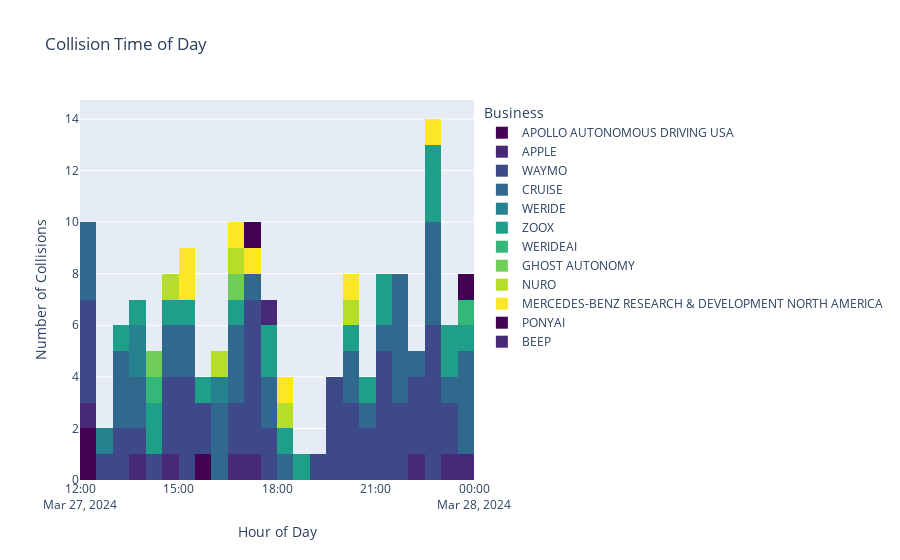

This figure's notebook cell:
### Markdown cell above
Collision time of day histogram

### Code cell
fig = px.histogram(coll_time_place_df.sort_values('Time_of_accident'), 
                   x='Time_of_accident',
                   title="Collision Time of Day",
                   nbins=24,  # One bin for each hour
                   labels={'Hour_of_accident': 'Hour of Day', 'count': 'Number of Collisions'},
                   color='Business',  # Color by operator
                   color_discrete_sequence=px.colors.sequential.Viridis
                   )
                   

fig.update_layout(xaxis_title='Hour of Day', yaxis_title='Number of Collisions')
fig.show()

### Figure 1 — Plotly figure (JSON) as saved in the notebook; plotly's stock layout.template omitted (floating-point values rounded to 4 significant figures)
{"data": [{"alignmentgroup": "True", "bingroup": "x", "hovertemplate": "Business=APOLLO AUTONOMOUS DRIVING USA<br>Time_of_accident=%{x}<br>count=%{y}<extra></extra>", "legendgroup": "APOLLO AUTONOMOUS DRIVING USA", "marker": {"color": "#440154", "pattern": {"shape": ""}}, "name": "APOLLO AUTONOMOUS DRIVING USA", "nbinsx": 24, "offsetgroup": "APOLLO AUTONOMOUS DRIVING USA", "orientation": "v", "showlegend": true, "type": "histogram", "x": ["2024-03-27T12:02:00", "2024-03-27T12:25:00", "2024-03-27T15:39:00"], "xaxis": "x", "yaxis": "y"}, {"alignmentgroup": "True", "bingroup": "x", "hovertemplate": "Business=APPLE<br>Time_of_accident=%{x}<br>count=%{y}<extra></extra>", "legendgroup": "APPLE", "marker": {"color": "#482878", "pattern": {"shape": ""}}, "name": "APPLE", "nbinsx": 24, "offsetgroup": "APPLE", "orientation": "v", "showlegend": true, "type": "histogram", "x": ["2024-03-27T12:03:00", "2024-03-27T13:52:00", "2024-03-27T14:58:00", "2024-03-27T16:55:00", "2024-03-27T17:06:00", "2024-03-27T22:15:00", "2024-03-27T23:06:00", "2024-03-27T23:33:00"], "xaxis": "x", "yaxis": "y"}, {"alignmentgroup": "True", "bingroup": "x", "hovertemplate": "Business=WAYMO<br>Time_of_accident=%{x}<br>count=%{y}<extra></extra>", "legendgroup": "WAYMO", "marker": {"color": "#3e4989", "pattern": {"shape": ""}}, "name": "WAYMO", "nbinsx": 24, "offsetgroup": "WAYMO", "orientation": "v", "showlegend": true, "type": "histogram", "x": ["2024-03-27T12:05:00", "2024-03-27T12:06:00", "2024-03-27T12:15:00", "2024-03-27T12:25:00", "2024-03-27T12:53:00", "2024-03-27T13:03:00", "2024-03-27T13:13:00", "2024-03-27T13:53:00", "2024-03-27T14:19:00", "2024-03-27T14:42:00", "2024-03-27T14:47:00", "2024-03-27T14:57:00", "2024-03-27T15:04:00", "2024-03-27T15:08:00", "2024-03-27T15:12:00", "2024-03-27T15:29:00", "2024-03-27T15:44:00", "2024-03-27T15:44:00", "2024-03-27T16:39:00", "2024-03-27T16:45:00", "2024-03-27T17:06:00", "2024-03-27T17:08:00", "2024-03-27T17:10:00", "2024-03-27T17:15:00", "2024-03-27T17:29:00", "2024-03-27T17:29:00", "2024-03-27T17:44:00", "2024-03-27T17:48:00", "2024-03-27T19:23:00", "2024-03-27T19:38:00", "2024-03-27T19:48:00", "2024-03-27T19:50:00", "2024-03-27T19:59:00", "2024-03-27T20:04:00", "2024-03-27T20:15:00", "2024-03-27T20:27:00", "2024-03-27T20:34:00", "2024-03-27T20:48:00", "2024-03-27T21:00:00", "2024-03-27T21:01:00", "2024-03-27T21:19:00", "2024-03-27T21:24:00", "2024-03-27T21:28:00", "2024-03-27T21:45:00", "2024-03-27T21:51:00", "2024-03-27T21:54:00", "2024-03-27T22:01:00", "2024-03-27T22:09:00", "2024-03-27T22:13:00", "2024-03-27T22:32:00", "2024-03-27T22:43:00", "2024-03-27T22:46:00", "2024-03-27T22:48:00", "2024-03-27T22:56:00", "2024-03-27T22:56:00", "2024-03-27T23:11:00", "2024-03-27T23:18:00"], "xaxis": "x", "yaxis": "y"}, {"alignmentgroup": "True", "bingroup": "x", "hovertemplate": "Business=CRUISE<br>Time_of_accident=%{x}<br>count=%{y}<extra></extra>", "legendgroup": "CRUISE", "marker": {"color": "#31688e", "pattern": {"shape": ""}}, "name": "CRUISE", "nbinsx": 24, "offsetgroup": "CRUISE", "orientation": "v", "showlegend": true, "type": "histogram", "x": ["2024-03-27T12:07:00", "2024-03-27T12:12:00", "2024-03-27T12:19:00", "2024-03-27T13:05:00", "2024-03-27T13:06:00", "2024-03-27T13:29:00", "2024-03-27T13:56:00", "2024-03-27T13:56:00", "2024-03-27T14:44:00", "2024-03-27T14:46:00", "2024-03-27T15:20:00", "2024-03-27T15:26:00", "2024-03-27T16:00:00", "2024-03-27T16:23:00", "2024-03-27T16:29:00", "2024-03-27T16:38:00", "2024-03-27T16:45:00", "2024-03-27T16:45:00", "2024-03-27T17:03:00", "2024-03-27T17:32:00", "2024-03-27T17:58:00", "2024-03-27T18:24:00", "2024-03-27T20:13:00", "2024-03-27T20:13:00", "2024-03-27T20:42:00", "2024-03-27T21:24:00", "2024-03-27T21:32:00", "2024-03-27T21:36:00", "2024-03-27T21:37:00", "2024-03-27T21:49:00", "2024-03-27T21:59:00", "2024-03-27T22:22:00", "2024-03-27T22:37:00", "2024-03-27T22:37:00", "2024-03-27T22:41:00", "2024-03-27T22:45:00", "2024-03-27T23:08:00", "2024-03-27T23:30:00", "2024-03-27T23:30:00", "2024-03-27T23:37:00", "2024-03-27T23:51:00"], "xaxis": "x", "yaxis": "y"}, {"alignmentgroup": "True", "bingroup": "x", "hovertemplate": "Business=WERIDE<br>Time_of_accident=%{x}<br>count=%{y}<extra></extra>", "legendgroup": "WERIDE", "marker": {"color": "#26828e", "pattern": {"shape": ""}}, "name": "WERIDE", "nbinsx": 24, "offsetgroup": "WERIDE", "orientation": "v", "showlegend": true, "type": "histogram", "x": ["2024-03-27T12:56:00", "2024-03-27T13:45:00", "2024-03-27T13:54:00", "2024-03-27T16:12:00"], "xaxis": "x", "yaxis": "y"}, {"alignmentgroup": "True", "bingroup": "x", "hovertemplate": "Business=ZOOX<br>Time_of_accident=%{x}<br>count=%{y}<extra></extra>", "legendgroup": "ZOOX", "marker": {"color": "#1f9e89", "pattern": {"shape": ""}}, "name": "ZOOX", "nbinsx": 24, "offsetgroup": "ZOOX", "orientation": "v", "showlegend": true, "type": "histogram", "x": ["2024-03-27T13:27:00", "2024-03-27T13:52:00", "2024-03-27T14:12:00", "2024-03-27T14:28:00", "2024-03-27T14:30:00", "2024-03-27T15:20:00", "2024-03-27T15:36:00", "2024-03-27T16:56:00", "2024-03-27T17:50:00", "2024-03-27T17:57:00", "2024-03-27T18:06:00", "2024-03-27T18:40:00", "2024-03-27T20:12:00", "2024-03-27T20:45:00", "2024-03-27T21:13:00", "2024-03-27T21:13:00", "2024-03-27T22:31:00", "2024-03-27T22:49:00", "2024-03-27T22:54:00", "2024-03-27T23:00:00", "2024-03-27T23:19:00", "2024-03-27T23:40:00"], "xaxis": "x", "yaxis": "y"}, {"alignmentgroup": "True", "bingroup": "x", "hovertemplate": "Business=WERIDEAI<br>Time_of_accident=%{x}<br>count=%{y}<extra></extra>", "legendgroup": "WERIDEAI", "marker": {"color": "#35b779", "pattern": {"shape": ""}}, "name": "WERIDEAI", "nbinsx": 24, "offsetgroup": "WERIDEAI", "orientation": "v", "showlegend": true, "type": "histogram", "x": ["2024-03-27T14:06:00", "2024-03-27T23:41:00"], "xaxis": "x", "yaxis": "y"}, {"alignmentgroup": "True", "bingroup": "x", "hovertemplate": "Business=GHOST AUTONOMY<br>Time_of_accident=%{x}<br>count=%{y}<extra></extra>", "legendgroup": "GHOST AUTONOMY", "marker": {"color": "#6ece58", "pattern": {"shape": ""}}, "name": "GHOST AUTONOMY", "nbinsx": 24, "offsetgroup": "GHOST AUTONOMY", "orientation": "v", "showlegend": true, "type": "histogram", "x": ["2024-03-27T14:20:00", "2024-03-27T16:48:00"], "xaxis": "x", "yaxis": "y"}, {"alignmentgroup": "True", "bingroup": "x", "hovertemplate": "Business=NURO<br>Time_of_accident=%{x}<br>count=%{y}<extra></extra>", "legendgroup": "NURO", "marker": {"color": "#b5de2b", "pattern": {"shape": ""}}, "name": "NURO", "nbinsx": 24, "offsetgroup": "NURO", "orientation": "v", "showlegend": true, "type": "histogram", "x": ["2024-03-27T14:30:00", "2024-03-27T16:20:00", "2024-03-27T16:30:00", "2024-03-27T18:00:00", "2024-03-27T20:20:00"], "xaxis": "x", "yaxis": "y"}, {"alignmentgroup": "True", "bingroup": "x", "hovertemplate": "Business=MERCEDES-BENZ RESEARCH & DEVELOPMENT NORTH AMERICA<br>Time_of_accident=%{x}<br>count=%{y}<extra></extra>", "legendgroup": "MERCEDES-BENZ RESEARCH & DEVELOPMENT NORTH AMERICA", "marker": {"color": "#fde725", "pattern": {"shape": ""}}, "name": "MERCEDES-BENZ RESEARCH & DEVELOPMENT NORTH AMERICA", "nbinsx": 24, "offsetgroup": "MERCEDES-BENZ RESEARCH & DEVELOPMENT NORTH AMERICA", "orientation": "v", "showlegend": true, "type": "histogram", "x": ["2024-03-27T15:00:00", "2024-03-27T15:10:00", "2024-03-27T16:30:00", "2024-03-27T17:00:00", "2024-03-27T18:05:00", "2024-03-27T20:25:00", "2024-03-27T22:53:00"], "xaxis": "x", "yaxis": "y"}, {"alignmentgroup": "True", "bingroup": "x", "hovertemplate": "Business=PONYAI<br>Time_of_accident=%{x}<br>count=%{y}<extra></extra>", "legendgroup": "PONYAI", "marker": {"color": "#440154", "pattern": {"shape": ""}}, "name": "PONYAI", "nbinsx": 24, "offsetgroup": "PONYAI", "orientation": "v", "showlegend": true, "type": "histogram", "x": ["2024-03-27T17:02:00", "2024-03-27T23:39:00"], "xaxis": "x", "yaxis": "y"}, {"alignmentgroup": "True", "bingroup": "x", "hovertemplate": "Business=BEEP<br>Time_of_accident=%{x}<br>count=%{y}<extra></extra>", "legendgroup": "BEEP", "marker": {"color": "#482878", "pattern": {"shape": ""}}, "name": "BEEP", "nbinsx": 24, "offsetgroup": "BEEP", "orientation": "v", "showlegend": true, "type": "histogram", "x": ["2024-03-27T17:54:00"], "xaxis": "x", "yaxis": "y"}], "layout": {"barmode": "relative", "legend": {"title": {"text": "Business"}, "tracegroupgap": 0}, "title": {"text": "Collision Time of Day"}, "xaxis": {"anchor": "y", "domain": [0, 1], "title": {"text": "Hour of Day"}}, "yaxis": {"anchor": "x", "domain": [0, 1], "title": {"text": "Number of Collisions"}}}}
